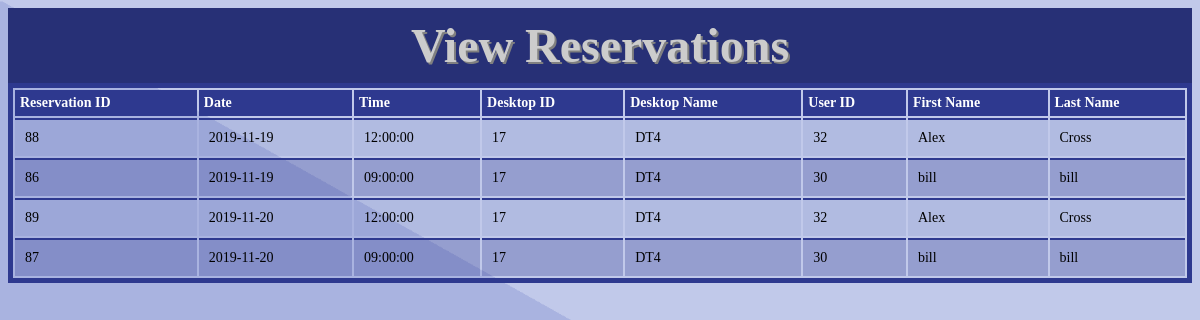
The page /Views/viewreservations.php on the database as committed earlier.
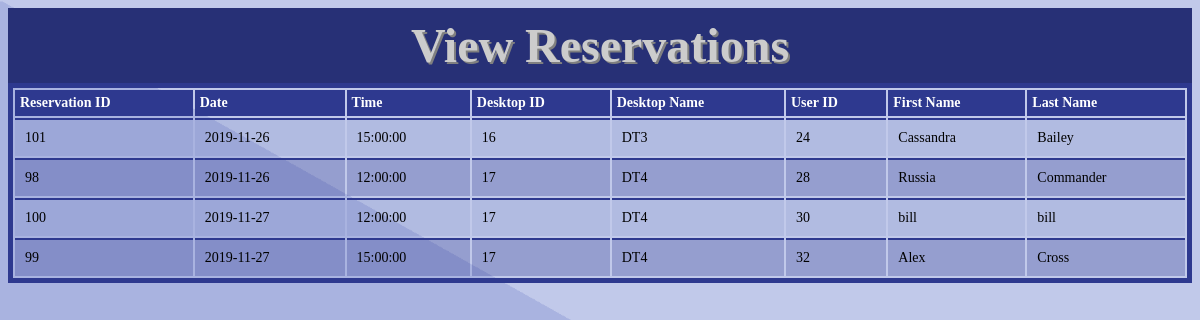
The same page on the database as committed later.
### tables this page shows
CREATE TABLE `reservation` (
  `reserve_id` int(11) NOT NULL AUTO_INCREMENT,
  `user_num` int(11) NOT NULL,
  `slot_id` int(11) NOT NULL,
  `dtop_id` int(11) NOT NULL,
  `b_num` int(11) NOT NULL,
  PRIMARY KEY (`reserve_id`),
  UNIQUE KEY `user_slot_unique` (`user_num`,`slot_id`),
  UNIQUE KEY `dtop_slot_unique` (`dtop_id`,`slot_id`),
  KEY `fk_slot` (`slot_id`),
  KEY `fk_b2` (`b_num`),
  CONSTRAINT `fk_b2` FOREIGN KEY (`b_num`) REFERENCES `build` (`b_num`),
  CONSTRAINT `fk_dtop2` FOREIGN KEY (`dtop_id`) REFERENCES `desktop` (`dtop_id`),
  CONSTRAINT `fk_slot` FOREIGN KEY (`slot_id`) REFERENCES `timeslot` (`slot_id`),
  CONSTRAINT `fk_user` FOREIGN KEY (`user_num`) REFERENCES `user` (`user_num`)
);

CREATE TABLE `timeslot` (
  `slot_id` int(11) NOT NULL AUTO_INCREMENT,
  `date` date NOT NULL,
  `start_time` time NOT NULL,
  `state` tinyint(4) NOT NULL DEFAULT '0',
  PRIMARY KEY (`slot_id`),
  UNIQUE KEY `slot_id_UNIQUE` (`slot_id`),
  UNIQUE KEY `starttime_date_unique_index` (`start_time`,`date`)
);

CREATE TABLE `desktop` (
  `dtop_id` int(11) NOT NULL AUTO_INCREMENT,
  `name` varchar(40) NOT NULL,
  `active_bit` bit(1) DEFAULT b'1',
  PRIMARY KEY (`dtop_id`),
  UNIQUE KEY `desktop_id_UNIQUE` (`dtop_id`)
);

CREATE TABLE `user` (
  `user_num` int(11) NOT NULL AUTO_INCREMENT,
  `first_name` varchar(30) NOT NULL,
  `last_name` varchar(30) NOT NULL,
  `username` varchar(20) NOT NULL,
  `email` varchar(40) NOT NULL,
  `password` varchar(256) DEFAULT NULL,
  `admin` int(1) DEFAULT NULL,
  `user_points` int(3) NOT NULL DEFAULT '100',
  `last_request` datetime DEFAULT NULL,
  `num_requests` int(2) NOT NULL DEFAULT '0',
  `department_id` int(2) DEFAULT NULL,
  `login_attempts` tinyint(3) unsigned DEFAULT '0',
  PRIMARY KEY (`user_num`),
  UNIQUE KEY `user_num_UNIQUE` (`user_num`),
  UNIQUE KEY `username_unique` (`username`),
  UNIQUE KEY `email_unique` (`email`),
  KEY `fk_department_idx` (`department_id`),
  CONSTRAINT `fk_department` FOREIGN KEY (`department_id`) REFERENCES `department` (`department_id`) ON DELETE NO ACTION ON UPDATE NO ACTION
);

### Views/viewreservations.php (the view, shortened to what this page needs)
<?php
        $dbh = ConnectDB();
?>
<html>
<head>
	<link rel="stylesheet" type="text/css"href="../Styles/displayTables.css">
</head>
<body class="background" background="../Images/Background.png">
<div class="header">View Reservations</div>
<table>
  <tr>
    <th>Reservation ID</th>
    <th>Date</th>
    <th>Time</th>
    <th>Desktop ID</th>
    <th>Desktop Name</th>
    <th>User ID</th>
    <th>First Name</th>
    <th>Last Name</th>
  </tr>
  <?php
    try{
      	$sql  = "SELECT reservation.reserve_id AS reserveID, ";
	$sql .= "reservation.slot_id AS slotID, ";
      	$sql .= "timeslot.date AS reserveDate, ";
	$sql .= "timeslot.start_time AS reserveTime, ";
	$sql .= "desktop.name AS dtopName, ";
	$sql .= "reservation.dtop_id AS dtop_num, ";
	$sql .= "reservation.user_num AS userID, ";
	$sql .= "user.first_name AS firstName, ";
	$sql .= "user.last_name AS lastName ";
	$sql .= "FROM reservation ";
	$sql .= "INNER JOIN user ON ";
	$sql .= "reservation.user_num = user.user_num ";
	$sql .= "INNER JOIN desktop ON ";
	$sql .= "reservation.dtop_id = desktop.dtop_id ";
	$sql .= "INNER JOIN timeslot ON ";
	$sql .= "reservation.slot_id = timeslot.slot_id ";
	$sql .= "ORDER BY timeslot.date";
      $stmt = $dbh->prepare($sql);
      $stmt->execute();
      foreach($stmt->fetchAll() as $reserve){
	$row  =  "<tr><td>" . $reserve['reserveID'];
	$row .= "</td><td>" . $reserve['reserveDate'];
	$row .= "</td><td>" . $reserve['reserveTime'];
	$row .= "</td><td>" . $reserve['dtop_num'];
	$row .= "</td><td>" . $reserve['dtopName'];
	$row .= "</td><td>" . $reserve['userID'];
	$row .= "</td><td>" . $reserve['firstName'];
	$row .= "</td><td>" . $reserve['lastName'];
	$row .= "</td></tr>";
	echo $row;
      }
    }
    catch(Exception $e){}
  ?>
</table>
</body>
</html>

### Styles/displayTables.css (style rules this page uses)
table { width: 100%; border: 5px solid #2e398f; }
th { text-align: left; padding: 5px; font-weight: bold; background-color: #2e398f; color: white; }
td, tr { border-top: 2px solid #2e398f; color: black; text-align: left; padding: 10px; font-size: 14px; }
tr:nth-child(even) { background-color: rgba(46, 57, 143, 0.1); }
tr:nth-child(odd) { background-color: rgba(46, 57, 143, 0.3); }
.background { background-repeat: no-repeat; background-attachment: scroll; background-size: cover; }
.header { font-family: verdana; text-shadow: 2px 2px grey; background: #273076; text-align: center; font-weight: bold; color: #ccc; font-size: 48px; cursor: default; padding: 10px; }

Rows that differ between the two databases and show on the page:
removed reservation: reserve_id "88", slot.date "2019-11-19", slot.start_time "12:00:00", dtop "17", dtop.name "DT4", user_num "32", user_num.first_name "Alex", user_num.last_name "Cross"
removed reservation: reserve_id "86", slot.date "2019-11-19", slot.start_time "09:00:00", dtop "17", dtop.name "DT4", user_num "30", user_num.first_name "bill", user_num.last_name "bill"
removed reservation: reserve_id "89", slot.date "2019-11-20", slot.start_time "12:00:00", dtop "17", dtop.name "DT4", user_num "32", user_num.first_name "Alex", user_num.last_name "Cross"
removed reservation: reserve_id "87", slot.date "2019-11-20", slot.start_time "09:00:00", dtop "17", dtop.name "DT4", user_num "30", user_num.first_name "bill", user_num.last_name "bill"
added reservation: reserve_id "101", slot.date "2019-11-26", slot.start_time "15:00:00", dtop "16", dtop.name "DT3", user_num "24", user_num.first_name "Cassandra", user_num.last_name "Bailey"
added reservation: reserve_id "98", slot.date "2019-11-26", slot.start_time "12:00:00", dtop "17", dtop.name "DT4", user_num "28", user_num.first_name "Russia", user_num.last_name "Commander"
added reservation: reserve_id "100", slot.date "2019-11-27", slot.start_time "12:00:00", dtop "17", dtop.name "DT4", user_num "30", user_num.first_name "bill", user_num.last_name "bill"
added reservation: reserve_id "99", slot.date "2019-11-27", slot.start_time "15:00:00", dtop "17", dtop.name "DT4", user_num "32", user_num.first_name "Alex", user_num.last_name "Cross"
